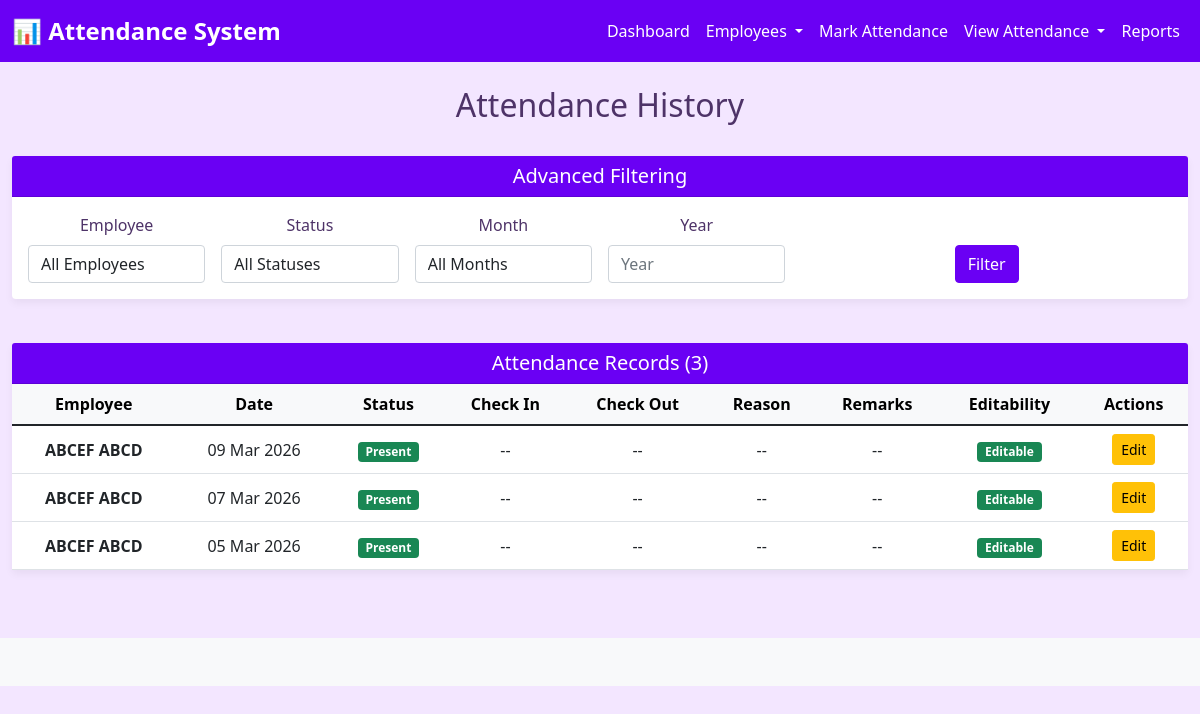
/attendance/attendance-history/, run on an earlier commit of the app's database.
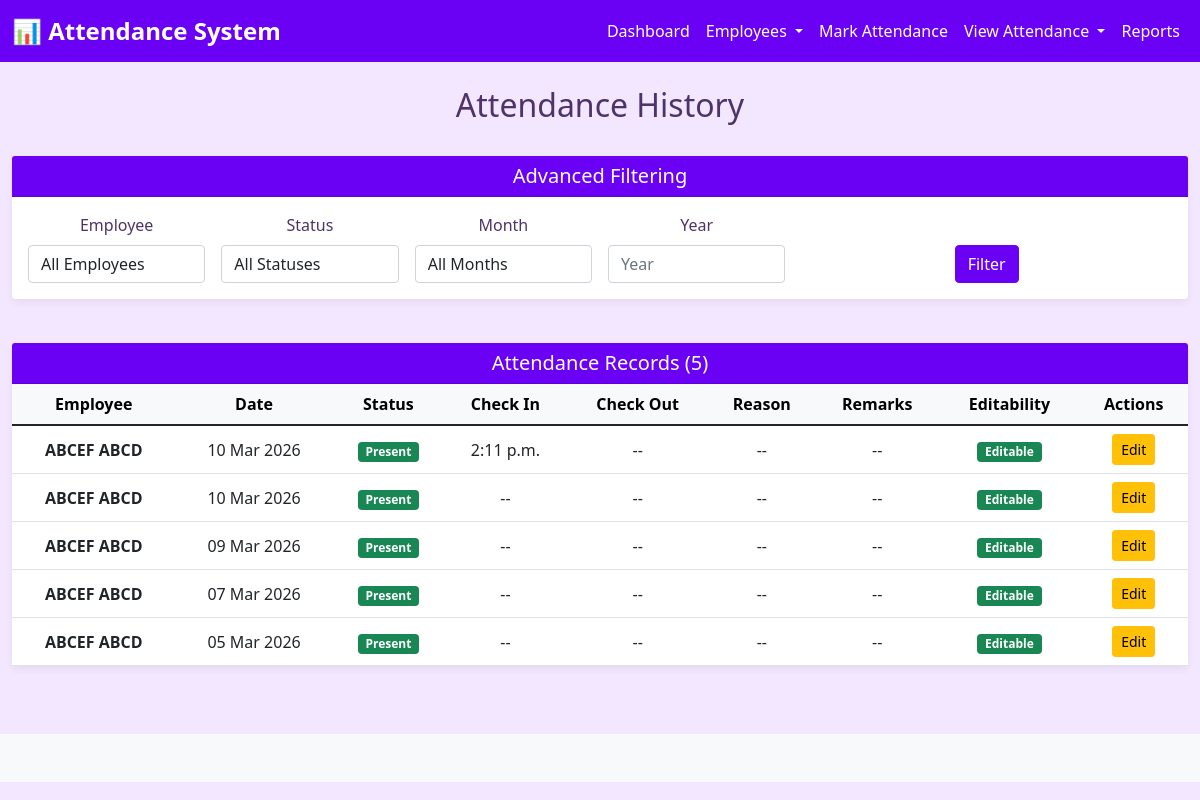
And on a later commit of the database.
### attendance/models.py (models this page shows, shortened)
class Attendance(models.Model):
    STATUS_CHOICES = [
        ('PRESENT', 'Present'),
        ('ABSENT', 'Absent'),
        ('WORKING_LEAVE', 'Work From Home'),
        ('NFD', 'No Full Day / Half Day'),
        ('LATE', 'Late'),
    ]
    employee = models.ForeignKey(Employee, on_delete=models.CASCADE, related_name='attendance_records')
    attendance_date = models.DateField(db_index=True)
    status = models.CharField(max_length=20, choices=STATUS_CHOICES)
    check_in_time = models.TimeField(null=True, blank=True)
    check_out_time = models.TimeField(null=True, blank=True)
    remarks = models.TextField(null=True, blank=True)
    created_at = models.DateTimeField(auto_now_add=True, db_index=True)
    updated_at = models.DateTimeField(auto_now=True)
    class Meta:
        ordering = ['-attendance_date']
        unique_together = ['employee', 'attendance_date']
        verbose_name_plural = "Attendance Records"
        indexes = [
            models.Index(fields=['employee', 'attendance_date']),
            models.Index(fields=['attendance_date', 'status']),
        ]
    def is_editable(self, user=None):
        today = timezone.localdate()
        if self.attendance_date == today and not (user and user.is_staff):
            return False
        if user and user.is_staff:
            return True
        one_month_ago = timezone.now() - timedelta(days=30)
        return self.created_at >= one_month_ago

class Employee(models.Model):
    DEPARTMENT_CHOICES = [
        ('HR', 'Human Resources'),
        ('IT', 'Information Technology'),
        ('SALES', 'Sales'),
        ('MARKETING', 'Marketing'),
        ('OPERATIONS', 'Operations'),
        ('FINANCE', 'Finance'),
    ]
    employee_id = models.CharField(
        max_length=10,
        unique=True,
        validators=[RegexValidator(r'^EMP\d{4}$', 'Employee ID must be in format EMPXXXX')]
    )
    first_name = models.CharField(max_length=100)
    last_name = models.CharField(max_length=100)
    email = models.EmailField(unique=True)
    phone = models.CharField(max_length=15)
    department = models.CharField(max_length=20, choices=DEPARTMENT_CHOICES)
    position = models.CharField(max_length=100)
    date_of_joining = models.DateField()
    is_active = models.BooleanField(default=True)
    created_at = models.DateTimeField(auto_now_add=True)
    updated_at = models.DateTimeField(auto_now=True)
    class Meta:
        ordering = ['employee_id']
        verbose_name_plural = "Employees"
    def __str__(self):
        return f"{self.employee_id} - {self.first_name} {self.last_name}"
    def get_full_name(self):
        return f"{self.first_name} {self.last_name}"

### attendance/views.py (the view)
# urls.py: path('attendance-history/', views.attendance_history, name='attendance_history'),
def attendance_history(request):
    records = Attendance.objects.all().select_related('employee')
    form = AttendanceFilterForm(request.GET)
    if form.is_valid():
        if form.cleaned_data.get('employee'):
            records = records.filter(employee=form.cleaned_data['employee'])
        if form.cleaned_data.get('status'):
            records = records.filter(status=form.cleaned_data['status'])
        if form.cleaned_data.get('from_date'):
            records = records.filter(attendance_date__gte=form.cleaned_data['from_date'])
        if form.cleaned_data.get('to_date'):
            records = records.filter(attendance_date__lte=form.cleaned_data['to_date'])
        if form.cleaned_data.get('month'):
            records = records.filter(attendance_date__month=form.cleaned_data['month'])
        if form.cleaned_data.get('year'):
            records = records.filter(attendance_date__year=form.cleaned_data['year'])
    records = records.order_by('-attendance_date')
    context = {
        'records': records,
        'form': form,
    }
    return render(request, 'attendance/attendance_history.html', context)

### attendance/forms.py (called while the page is built)
    def clean(self):
        cleaned_data = super().clean()
        from_date = cleaned_data.get('from_date')
        to_date = cleaned_data.get('to_date')
        if from_date and to_date and from_date > to_date:
            raise ValidationError(
                "From Date must be before To Date.",
                code='invalid_date_range'
            )
        return cleaned_data

### attendance/templates/attendance/attendance_history.html (shortened to what the changed rows need)
{% extends 'base.html' %}
{% block content %}
<div class="row mb-4">
    <div class="col-md-12">
        <h2>Attendance History</h2>
    </div>
</div>
<div class="row">
    <div class="col-md-12">
        <div class="card">
            <div class="card-header">
                <h5 class="mb-0">Attendance Records ({{ records.count }})</h5>
            </div>
            <div class="table-responsive">
                <table class="table table-hover mb-0">
                    <thead class="table-light">
                        <tr>
                            <th>Employee</th>
                            <th>Date</th>
                            <th>Status</th>
                            <th>Check In</th>
                            <th>Check Out</th>
                            <th>Reason</th>
                            <th>Remarks</th>
                            <th>Editability</th>
                            <th>Actions</th>
                        </tr>
                    </thead>
                    <tbody>
                        {% for record in records %}
                        <tr>
                            <td><strong>{{ record.employee.get_full_name }}</strong></td>
                            <td>{{ record.attendance_date|date:"d M Y" }}</td>
                            <td>
                                {% if record.status == 'PRESENT' %}
                                    <span class="badge bg-success">Present</span>
                                {% elif record.status == 'ABSENT' %}
                                    <span class="badge bg-danger">Absent</span>
                                {% elif record.status == 'WORKING_LEAVE' %}
                                    <span class="badge bg-info">Work From Home</span>
                                {% elif record.status == 'NFD' %}
                                    <span class="badge bg-warning">NFD</span>
                                {% elif record.status == 'LATE' %}
                                    <span class="badge bg-warning">Late</span>
                                {% endif %}
                            </td>
                            <td>{{ record.check_in_time|default:"--" }}</td>
                            <td>{{ record.check_out_time|default:"--" }}</td>
                            <td>{{ record.remarks|default:"--" }}</td>
                            <td>{{ record.remarks|default:"--"|truncatewords:3 }}</td>
                            <td>
                                {% if record.is_editable %}
                                    <span class="badge bg-success">Editable</span>
                                {% else %}
                                    <span class="badge bg-secondary">Read-only</span>
                                {% endif %}
                            </td>
                            <td>
                                {% if record.is_editable %}
                                    <a href="{% url 'attendance:edit_attendance' record.id %}" class="btn btn-sm btn-warning">Edit</a>
                                {% else %}
                                    <span class="text-muted">-</span>
                                {% endif %}
                            </td>
                        </tr>
                        {% empty %}
                        <tr>
                            <td colspan="9" class="text-center py-4">No attendance records found.</td>
                        </tr>
                        {% endfor %}
                    </tbody>
                </table>
            </div>
        </div>
    </div>
</div>
{% endblock %}

What changed in the data, as far as the page shows it:
added Attendance: employee.get_full_name "ABCEF ABCD", attendance_date "10 Mar 2026", status "Present", check_in_time "2:11 p.m.", check_out_time "--", remarks "--", shows "Editable"
added Attendance: employee.get_full_name "ABCEF ABCD", attendance_date "10 Mar 2026", status "Present", check_in_time "--", check_out_time "--", remarks "--", shows "Editable"
Also different on the page:
{{ records.count }}: "3" → "5"
